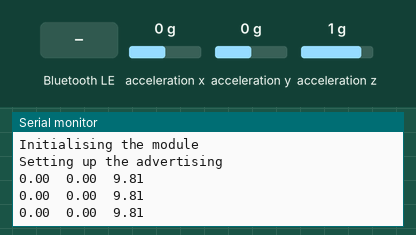
Simulated run of this sketch. Board: nRF52 board. Shown: the last lines printed to the serial monitor. The inputs (shaded band) are chosen by the test bench; at power-on: acceleration x 0 g, acceleration y 0 g, acceleration z 1 g. A phone connects over Bluetooth LE 3 s after start.

Above: at 1.8 s.
1.9 s: Bluetooth LE write "1" received
4.5 s: acceleration x set to -1.4 g
At 5.2 s:
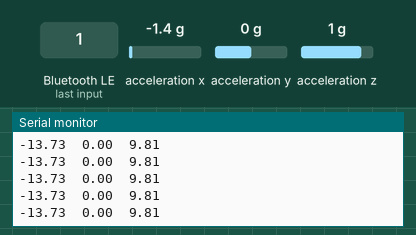
6.0 s: acceleration y set to -1.4 g
At 6.4 s:
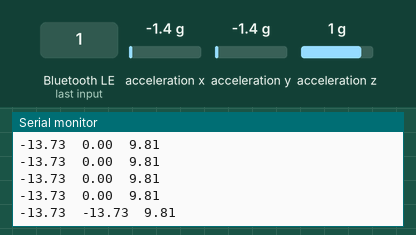

Measured:
- after the input at 4.5 s, the serial monitor: prints a new line at once (image 1)
- after the input at 6.0 s, the serial monitor: prints a new line at once (image 2)

The sketch:

AMIGA_FIRMWARE.ino
```cpp
#include <bluefruit.h>
#include "LSM6DS3.h"
#include "Wire.h"


//Create a instance of class LSM6DS3
LSM6DS3 myIMU(I2C_MODE, 0x6A);  //I2C device address 0x6A

#define CONVERT_G_TO_MS2 9.80665f
float FREQUENCY_HZ = 1;
float INTERVAL_MS = (1000 / (FREQUENCY_HZ + 1));

static unsigned long last_interval_ms = 0;
float prev_z = 0 ;

// max concurrent connections supported by this example
#define MAX_PRPH_CONNECTION   1
uint8_t connection_count = 1;

typedef union
{
  float f_num;
  uint8_t f_bytes[4];
  char f_char[4];
} FLOATUNION;

FLOATUNION u_accelx,u_accely,u_accelz;
char byte_array[12];

 // ACCELEROMETERSERVICE_SERVICE_UUID =      "E95D0753251D470AA062FA1922DFA9A8";
 // ACCELEROMETERDATA_CHARACTERISTIC_UUID =  "E95DCA4B251D470AA062FA1922DFA9A8";
// ACCELEROMETERPERIOD_CHARACTERISTIC_UUID = "E95DFB24251D470AA062FA1922DFA9A8";


const uint8_t ACCEL_UUID_SERVICE[] =
{
  0xA8, 0xA9, 0xDF, 0x22, 0x19 ,0xFA ,        // FA1922DFA9A8
  0x62, 0xA0,             // A062
  0x0A, 0x47,             // 470A
  0x1D, 0x25,             // 251D
  0x53, 0x07, 0x5D, 0xE9  // E95D0753
};


const uint8_t ACC_UUID_CHR[] =
{
   0xA8, 0xA9, 0xDF, 0x22, 0x19 ,0xFA,         // FA1922DFA9A8
  0x62, 0xA0,             // A062
  0x0A, 0x47,             // 470A
  0x1D, 0x25,             // 251D
  0x4B, 0xCA, 0x5D, 0xE9 // E95DCA4B

};

const uint8_t FRQ_UUID_CHR[] =
{
  0xA8, 0xA9, 0xDF, 0x22, 0x19 ,0xFA,         // FA1922DFA9A8
  0x62, 0xA0,             // A062
  0x0A, 0x47,             // 470A
  0x1D, 0x25,             // 251D
  0x24, 0xFB, 0x5D, 0xE9, // E95DFB24
};

BLEService        accel_service(ACCEL_UUID_SERVICE);
BLECharacteristic accel_chr(ACC_UUID_CHR);
BLECharacteristic freq_chr(FRQ_UUID_CHR);

void setup()
{

    Serial.begin(115200);
  while (!Serial)
    ;

  if (myIMU.begin() != 0) {
    Serial.println("Device error");
  } else {
    Serial.println("Device OK!");
  }

  Serial.println("Amiga");
  Serial.println("------------------------------\n");

  // Initialize Bluefruit with max concurrent connections as Peripheral = MAX_PRPH_CONNECTION, Central = 0
  Serial.println("Initialising the module");
  Bluefruit.begin(MAX_PRPH_CONNECTION, 0);
  Bluefruit.setName("Amiga");
  Bluefruit.Periph.setConnectCallback(connect_callback);
  Bluefruit.Periph.setDisconnectCallback(disconnect_callback);

  // Note: You must call .begin() on the BLEService before calling .begin() on
  // any characteristic(s) within that service definition.. Calling .begin() on
  // a BLECharacteristic will cause it to be added to the last BLEService that
  // was 'begin()'ed!
  accel_service.begin();


  accel_chr.setProperties(CHR_PROPS_READ | CHR_PROPS_NOTIFY);
  accel_chr.setPermission(SECMODE_OPEN, SECMODE_NO_ACCESS);
  accel_chr.setFixedLen(12);
  accel_chr.begin();

  freq_chr.setProperties(CHR_PROPS_READ | CHR_PROPS_WRITE);
  freq_chr.setPermission(SECMODE_OPEN, SECMODE_OPEN);
  freq_chr.setFixedLen(1);
  freq_chr.begin();
  freq_chr.write8(0x01); // led = on when connected

  freq_chr.setWriteCallback(freq_write_callback);

  // Setup the advertising packet(s)
  Serial.println("Setting up the advertising");
  startAdv();
}

void startAdv(void)
{
  // Advertising packet
  Bluefruit.Advertising.addFlags(BLE_GAP_ADV_FLAGS_LE_ONLY_GENERAL_DISC_MODE);
  Bluefruit.Advertising.addTxPower();

  // Include HRM Service UUID
  Bluefruit.Advertising.addService(accel_service);

  // Secondary Scan Response packet (optional)
  // Since there is no room for 'Name' in Advertising packet
  Bluefruit.ScanResponse.addName();

  /* Start Advertising
   * - Enable auto advertising if disconnected
   * - Interval:  fast mode = 20 ms, slow mode = 152.5 ms
   * - Timeout for fast mode is 30 seconds
   * - Start(timeout) with timeout = 0 will advertise forever (until connected)
   *
   * For recommended advertising interval
   * https://developer.apple.com/library/content/qa/qa1931/_index.html
   */
  Bluefruit.Advertising.restartOnDisconnect(true);
  Bluefruit.Advertising.setInterval(32, 244);    // in unit of 0.625 ms
  Bluefruit.Advertising.setFastTimeout(30);      // number of seconds in fast mode
  Bluefruit.Advertising.start(0);                // 0 = Don't stop advertising after n seconds
}

void setFrequency(int frq)
{

FREQUENCY_HZ = frq;
INTERVAL_MS = (1000 / (FREQUENCY_HZ + 1));
last_interval_ms = 0;
    Serial.println(" Frequency Changed !");
}

void freq_write_callback(uint16_t conn_hdl, BLECharacteristic* chr, uint8_t* data, uint16_t len)
{
  (void) conn_hdl;
  (void) chr;
  (void) len; // len should be 1

    Serial.println("   Data Recived !");
    Serial.println(len);
    Serial.println(String(data[0]));
    setFrequency(data[0]);
}

float formatFloat(float myFloat){
   return roundf((myFloat*CONVERT_G_TO_MS2) * 1000)  / 1000;
}

void loop()
{
    if (millis() > last_interval_ms + INTERVAL_MS) {
    last_interval_ms = millis();

     u_accelx.f_num = formatFloat(myIMU.readFloatAccelX()) ;
    u_accely.f_num =  formatFloat(myIMU.readFloatAccelY());
    u_accelz.f_num =  formatFloat(myIMU.readFloatAccelZ());

    Serial.print(u_accelx.f_num);
    Serial.print('\t');
    Serial.print(u_accely.f_num);
    Serial.print('\t');
    Serial.println(u_accelz.f_num);


    //String acc_data = String(accelx)+","+String(accely)+","+String(accelz);
    // if(accelx > 5 && accely < 2){
    //  float mod = accelz - prev_z;
    //   prev_z = accelz;
    //   if(mod > 0){
    //     Serial.print(" Breath In ");
    //   }else{
    //     Serial.print(" Breath Out ");
    //   };
    // }

        // notify all connected clients
    for (uint16_t conn_hdl=0; conn_hdl < MAX_PRPH_CONNECTION; conn_hdl++)
    {
      if ( Bluefruit.connected(conn_hdl) && accel_chr.notifyEnabled(conn_hdl) )
      {
          strcpy(byte_array, u_accelx.f_char);
          strcat(byte_array, u_accely.f_char);
          strcat(byte_array, u_accelz.f_char);
          accel_chr.notify(conn_hdl,byte_array);
      }
    }
  }
}

// callback invoked when central connects
void connect_callback(uint16_t conn_handle)
{
  (void) conn_handle;

  connection_count++;
  Serial.print("Connection count: ");
  Serial.println(connection_count);

  // Keep advertising if not reaching max
  if (connection_count < MAX_PRPH_CONNECTION)
  {
    Serial.println("Keep advertising");
    Bluefruit.Advertising.start(0);
  }
}

/**
 * Callback invoked when a connection is dropped
 * @param conn_handle connection where this event happens
 * @param reason is a BLE_HCI_STATUS_CODE which can be found in ble_hci.h
 */
void disconnect_callback(uint16_t conn_handle, uint8_t reason)
{
  (void) conn_handle;
  (void) reason;


  Serial.println();
  Serial.print("Disconnected, reason = 0x"); Serial.println(reason, HEX);

  connection_count--;
}
```
